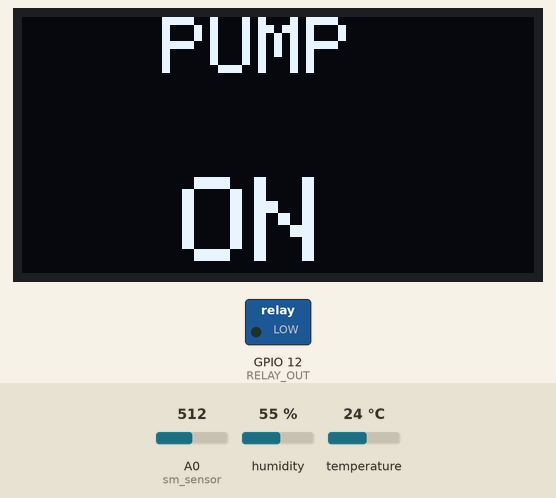
A program run on a simulated ESP8266 (NodeMCU). Parts: 128×64 one-colour display, switched loads named in the program (green lamp = pin HIGH). The inputs (shaded band) are chosen by the test bench; at power-on: A0 (sm_sensor) = 512, humidity 55 %, temperature 24 °C. WiFi joins after 1.5 s; servers stay silent unless stated.

Above: at 4.5 s.
4.6 s: A0 (sm_sensor) set to 1004
15.5 s: A0 (sm_sensor) set to 1013
At 23.9 s:
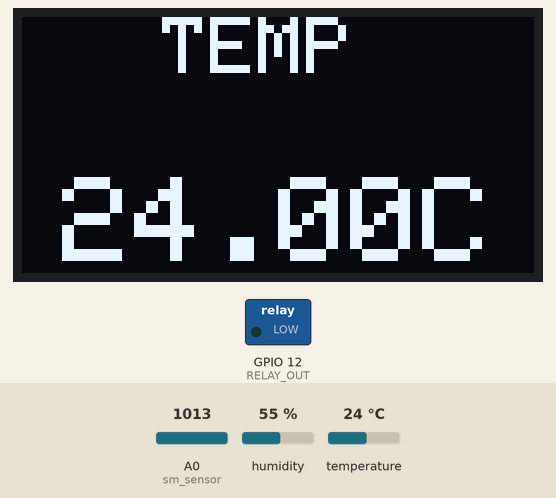
29.5 s: humidity set to 22 %
At 42.7 s:
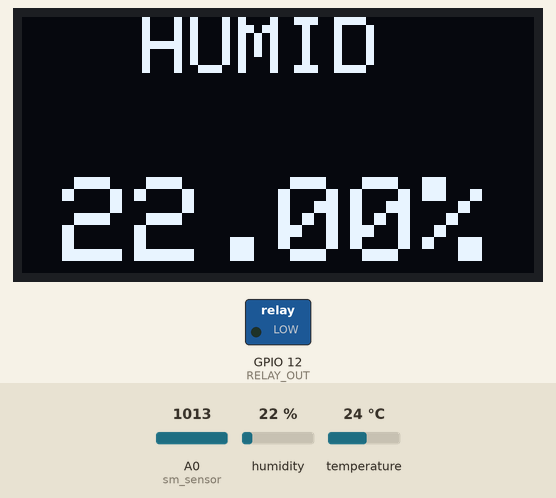
43.4 s: temperature set to 12 °C
At 48.9 s:
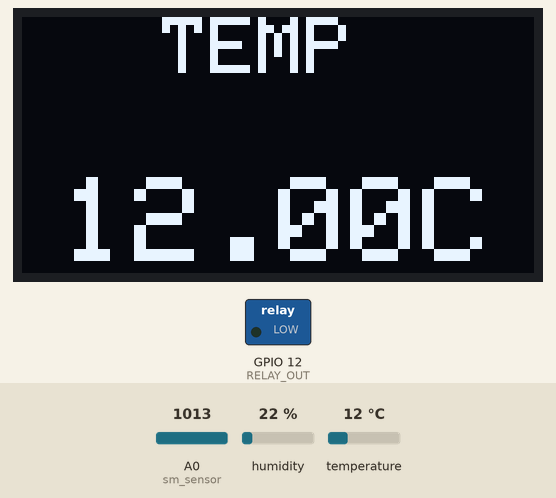
52.0 s: humidity set to 40 %
At 60.1 s:
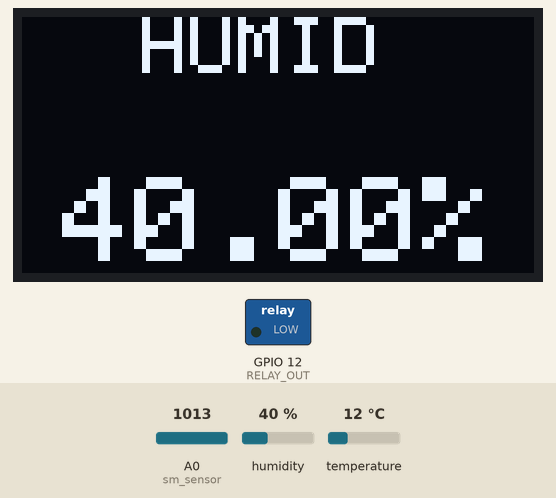
62.7 s: A0 (sm_sensor) set to 900
At 65.1 s:
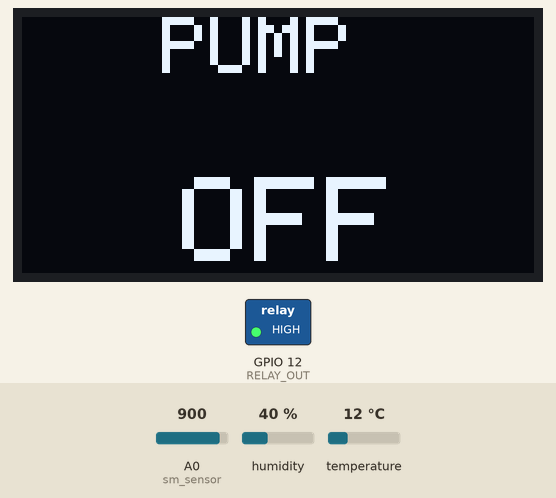
Timing chart, 0 to 66.6 s (numbered marks = the images above; inputs shaded):
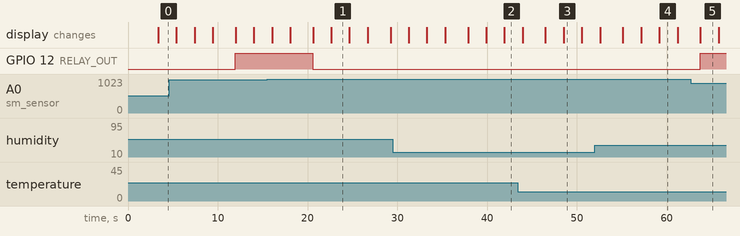

Measured:
- the behaviour switches between 1012 and 1013 on A0 (sm_sensor) (found by bisection; images 0 and 1)
- after the input at 15.5 s, GPIO 12 (RELAY_OUT): HIGH → LOW after 5.1 s; the display: first differs from a run without the input after 5.1 s (image 1 shows a later state)
- after the input at 62.7 s, GPIO 12 (RELAY_OUT): LOW → HIGH after 1.0 s; the display: changes after 1.1 s (image 5)
- what the display in image 1 shows lasts 2.1 s, from 22.6 s to 24.7 s

The program:

main.cpp
```cpp
//Mini project
//Smart Gardening System using IOT
#include <Arduino.h>

#define BLYNK_TEMPLATE_ID "TMPL3i9ei3v_"
#define BLYNK_DEVICE_NAME "Smart Gardening System using IOT"
#define BLYNK_AUTH_TOKEN "AS5XMgp-bbsM5ge0_2s7t7cTAqmdxhRq"

//ESP8266WIFI.h library
#define BLYNK_PRINT Serial
#include <ESP8266WiFi.h>
#include <WiFiClient.h>
#include <BlynkSimpleEsp8266.h>

// Adafruit GFX Library
#include <Adafruit_GFX.h>
#include <Adafruit_GrayOLED.h>
#include <Adafruit_SPITFT.h>
#include <Adafruit_SPITFT_Macros.h>
#include <gfxfont.h>

// Adafruit SSD1306
#include <Adafruit_SSD1306.h>
#include <splash.h>

// Wire Library for I2C
#include <Wire.h>

// Set OLED size in pixels
#define SCREEN_WIDTH 128
#define SCREEN_HEIGHT 64

// Set OLED parameters
#define OLED_RESET -1
#define SCREEN_ADDRESS 0x3C

Adafruit_SSD1306 display(SCREEN_WIDTH, SCREEN_HEIGHT, &Wire, OLED_RESET);

// DHT sensor library
#include<DHT.h>
#include <DHT_U.h>


//DHT sensor digital pin
int DHTPIN = 14;
#define DHTTYPE DHT11

//Initialize DHT sensor
DHT dht(DHTPIN, DHTTYPE);

// Constant for dry sensor
const int DryValue = 1023;

// Constant for wet sensor
const int WetValue = 317;

//Soil moisture sensor input Port
int sm_sensor = A0;

//Relay control pin
int RELAY_OUT = 12;

// Define variables for Temperature and Humidity
float temp;
float hum;

// Variables for soil moisture
int moisture_value;
int soilMoisturePercent;

//Variable for trigger level
int pump_trigger;

// Pump Status Text
String pump_status_text = "OFF";

//turn pump on
void pumpOn();

//turn pump off
void pumpOff();

// Prints to OLED and holds display for delay_time
void printOLED(int, String, int, String, int);

char auth[] = BLYNK_AUTH_TOKEN;

char ssid[] = "AndroidAP5EAD";  // type your wifi name
char pass[] = "indo556kvb";  // type your wifi password

//Get the pump trigger value
BLYNK_WRITE(V4)
{
 pump_trigger = param.asInt();
}

BlynkTimer timer;

void sendSensor()
{
  //Reading temperature or humidity takes about 250 milliseconds!
  // Sensor readings may also be up to 2 seconds 'old' (its a very slow sensor)
  hum = dht.readHumidity();

  // Read temperature as Celsius (the default)
  temp = dht.readTemperature();

  //Get the analog sensor value
  moisture_value= analogRead(sm_sensor);

  // Determine soil moisture percentage value
  soilMoisturePercent = map(moisture_value, DryValue, WetValue, 0, 100);

  // Keep values between 0 and 100
  soilMoisturePercent = constrain(soilMoisturePercent, 0, 100);

  // Check if any reads failed and exit early (to try again).
   if (isnan(hum) || isnan(temp)) {
    Serial.println(F("Failed to read from DHT sensor!"));
    return;
  }
  // You can send any value at any time.
  // Please don't send more that 10 values per second.
    Blynk.virtualWrite(V0, temp);
    Blynk.virtualWrite(V1, hum);
    Blynk.virtualWrite(V2, soilMoisturePercent);
    delay(500);
}
void setup()
{
  // Initialize serial and wait for port to open:
  Serial.begin(9600);

  // This delay gives the chance to wait for a Serial Monitor without blocking if none is found
  delay(1500);

  Blynk.begin(auth, ssid, pass);
  timer.setInterval(100L, sendSensor);

  // Initialize I2C display using 3.3 volts
  display.begin(SSD1306_SWITCHCAPVCC, SCREEN_ADDRESS);
  display.clearDisplay();

  // Initialize DHT11
  dht.begin();

  // Set Relay as Output
  pinMode(RELAY_OUT, OUTPUT);

  // Turn off relay
  digitalWrite(RELAY_OUT, LOW);

  //Set pump status as off
  Blynk.virtualWrite(V3, LOW);

}

void loop()
{
  Blynk.run();
  timer.run();

  // See if pump should be triggered
  // See if moisture is below or equal to threshold
  if (soilMoisturePercent <= pump_trigger) {
    // Turn pump on
    pumpOn();

  } else {
    // Turn pump off
    pumpOff();
  }

  // Cycle values on OLED Display
  // Pump Status
  printOLED(35, "PUMP", 40, pump_status_text, 2000);
  // Temperature
  printOLED(35, "TEMP", 10, String(temp) + "C", 2000);
  // Humidity
  printOLED(30, "HUMID", 10, String(hum) + "%", 2000);
  // Moisture
  printOLED(35, "Soil.M", 30, String(soilMoisturePercent) + "%", 2000);

}

 void pumpOn()
 {
   // Turn pump on
   digitalWrite(RELAY_OUT, LOW);
   pump_status_text = "ON";
   Blynk.virtualWrite(V3, HIGH);

 }


 void pumpOff()
 {
   // Turn pump off
   digitalWrite(RELAY_OUT, HIGH);
   pump_status_text = "OFF";
   Blynk.virtualWrite(V3, LOW);

 }

 void printOLED(int top_cursor, String top_text, int main_cursor, String main_text, int delay_time){
   // Prints to OLED and holds display for delay_time
   display.setCursor(top_cursor, 0);
   display.setTextSize(2);
   display.setTextColor(WHITE);
   display.println(top_text);

   display.setCursor(main_cursor, 40);
   display.setTextSize(3);
   display.setTextColor(WHITE);
   display.print(main_text);
   display.display();

   delay(delay_time);
   display.clearDisplay();

 }
```
